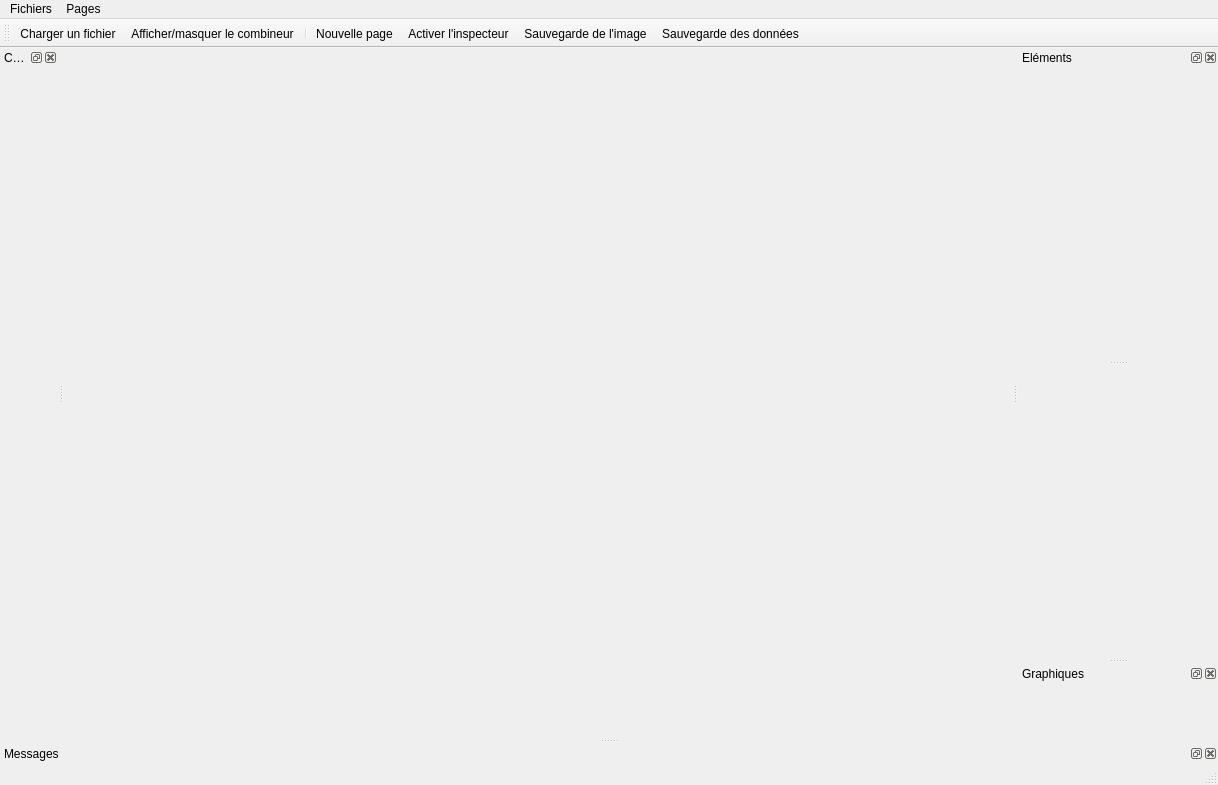
<?xml version="1.0" encoding="UTF-8"?>
<ui version="4.0">
 <class>MainWindow</class>
 <widget class="QMainWindow" name="MainWindow">
  <property name="geometry">
   <rect>
    <x>0</x>
    <y>0</y>
    <width>1218</width>
    <height>785</height>
   </rect>
  </property>
  <property name="windowTitle">
   <string>TIGRIS</string>
  </property>
  <property name="windowIcon">
   <iconset>
    <normaloff>../Icons/icon.png</normaloff>../Icons/icon.png</iconset>
  </property>
  <widget class="QWidget" name="centralwidget">
   <layout class="QGridLayout" name="gridLayout">
    <property name="leftMargin">
     <number>0</number>
    </property>
    <property name="topMargin">
     <number>0</number>
    </property>
    <property name="rightMargin">
     <number>0</number>
    </property>
    <property name="bottomMargin">
     <number>0</number>
    </property>
    <property name="horizontalSpacing">
     <number>0</number>
    </property>
    <item row="0" column="0">
     <widget class="QStackedWidget" name="stackedWidget">
      <property name="currentIndex">
       <number>-1</number>
      </property>
     </widget>
    </item>
   </layout>
  </widget>
  <widget class="QMenuBar" name="menubar">
   <property name="geometry">
    <rect>
     <x>0</x>
     <y>0</y>
     <width>1218</width>
     <height>21</height>
    </rect>
   </property>
   <widget class="QMenu" name="menuPages">
    <property name="title">
     <string>Pages</string>
    </property>
    <addaction name="action_new_page"/>
    <addaction name="action_inspector"/>
    <addaction name="separator"/>
    <addaction name="action_save_image"/>
    <addaction name="action_save_data"/>
   </widget>
   <widget class="QMenu" name="menuCalculs">
    <property name="title">
     <string>Fichiers</string>
    </property>
    <widget class="QMenu" name="menuConvertir_un_calcul">
     <property name="title">
      <string>Convertir un calcul</string>
     </property>
     <property name="icon">
      <iconset>
       <normaloff>../Icons/convert.png</normaloff>../Icons/convert.png</iconset>
     </property>
     <addaction name="action_convert_porflow"/>
     <addaction name="action_convert_min3p"/>
     <addaction name="action_convert_hytec"/>
     <addaction name="action_convert_crunch"/>
    </widget>
    <addaction name="menuConvertir_un_calcul"/>
    <addaction name="action_load_file"/>
    <addaction name="action_combiner"/>
   </widget>
   <addaction name="menuCalculs"/>
   <addaction name="menuPages"/>
  </widget>
  <widget class="QStatusBar" name="statusbar"/>
  <widget class="QDockWidget" name="dock_files">
   <property name="windowTitle">
    <string>Calculs</string>
   </property>
   <attribute name="dockWidgetArea">
    <number>1</number>
   </attribute>
   <widget class="QWidget" name="dockWidgetContents">
    <layout class="QVBoxLayout" name="layout_files">
     <property name="spacing">
      <number>2</number>
     </property>
     <property name="leftMargin">
      <number>0</number>
     </property>
     <property name="topMargin">
      <number>0</number>
     </property>
     <property name="rightMargin">
      <number>0</number>
     </property>
     <property name="bottomMargin">
      <number>0</number>
     </property>
    </layout>
   </widget>
  </widget>
  <widget class="QDockWidget" name="dock_logs">
   <property name="windowTitle">
    <string>Messages</string>
   </property>
   <attribute name="dockWidgetArea">
    <number>8</number>
   </attribute>
   <widget class="QWidget" name="dockWidgetContents_2">
    <layout class="QGridLayout" name="layout_logs">
     <property name="leftMargin">
      <number>0</number>
     </property>
     <property name="topMargin">
      <number>0</number>
     </property>
     <property name="rightMargin">
      <number>0</number>
     </property>
     <property name="bottomMargin">
      <number>0</number>
     </property>
     <property name="spacing">
      <number>0</number>
     </property>
    </layout>
   </widget>
  </widget>
  <widget class="QToolBar" name="toolBar">
   <property name="windowTitle">
    <string>toolBar</string>
   </property>
   <attribute name="toolBarArea">
    <enum>TopToolBarArea</enum>
   </attribute>
   <attribute name="toolBarBreak">
    <bool>false</bool>
   </attribute>
   <addaction name="action_load_file"/>
   <addaction name="action_combiner"/>
   <addaction name="separator"/>
   <addaction name="action_new_page"/>
   <addaction name="action_inspector"/>
   <addaction name="action_save_image"/>
   <addaction name="action_save_data"/>
  </widget>
  <widget class="QDockWidget" name="dock_elements">
   <property name="minimumSize">
    <size>
     <width>200</width>
     <height>157</height>
    </size>
   </property>
   <property name="windowTitle">
    <string>Eléments</string>
   </property>
   <attribute name="dockWidgetArea">
    <number>2</number>
   </attribute>
   <widget class="QWidget" name="dockWidgetContents_3">
    <layout class="QVBoxLayout" name="verticalLayout">
     <property name="spacing">
      <number>0</number>
     </property>
     <property name="leftMargin">
      <number>0</number>
     </property>
     <property name="topMargin">
      <number>0</number>
     </property>
     <property name="rightMargin">
      <number>0</number>
     </property>
     <property name="bottomMargin">
      <number>0</number>
     </property>
     <item>
      <widget class="QSplitter" name="splitter">
       <property name="orientation">
        <enum>Qt::Vertical</enum>
       </property>
       <widget class="QStackedWidget" name="stacked_elements"/>
       <widget class="QStackedWidget" name="stacked_files"/>
      </widget>
     </item>
    </layout>
   </widget>
  </widget>
  <widget class="QDockWidget" name="dock_graphs">
   <property name="windowTitle">
    <string>Graphiques</string>
   </property>
   <attribute name="dockWidgetArea">
    <number>2</number>
   </attribute>
   <widget class="QWidget" name="dockWidgetContents_4">
    <layout class="QVBoxLayout" name="verticalLayout_3">
     <property name="leftMargin">
      <number>0</number>
     </property>
     <property name="topMargin">
      <number>0</number>
     </property>
     <property name="rightMargin">
      <number>0</number>
     </property>
     <property name="bottomMargin">
      <number>0</number>
     </property>
     <item>
      <widget class="QStackedWidget" name="stacked_graphs"/>
     </item>
    </layout>
   </widget>
  </widget>
  <action name="action_exit">
   <property name="icon">
    <iconset>
     <normaloff>../Icons/exit.png</normaloff>../Icons/exit.png</iconset>
   </property>
   <property name="text">
    <string>Quitter</string>
   </property>
  </action>
  <action name="action_new_page">
   <property name="icon">
    <iconset>
     <normaloff>../Icons/new.png</normaloff>../Icons/new.png</iconset>
   </property>
   <property name="text">
    <string>Nouvelle page</string>
   </property>
  </action>
  <action name="action_load_file">
   <property name="icon">
    <iconset>
     <normaloff>../Icons/open.png</normaloff>../Icons/open.png</iconset>
   </property>
   <property name="text">
    <string>Charger un fichier</string>
   </property>
   <property name="toolTip">
    <string>Charger un fichier</string>
   </property>
   <property name="shortcut">
    <string>Ctrl+O</string>
   </property>
  </action>
  <action name="action_convert_porflow">
   <property name="icon">
    <iconset>
     <normaloff>../Icons/porflow.png</normaloff>../Icons/porflow.png</iconset>
   </property>
   <property name="text">
    <string>Porflow</string>
   </property>
   <property name="toolTip">
    <string>Convertir un calcul Porflow</string>
   </property>
   <property name="shortcut">
    <string>F1</string>
   </property>
  </action>
  <action name="action_convert_min3p">
   <property name="icon">
    <iconset>
     <normaloff>../Icons/min3p.png</normaloff>../Icons/min3p.png</iconset>
   </property>
   <property name="text">
    <string>Min3P</string>
   </property>
   <property name="toolTip">
    <string>Convertir un calcul Min3P</string>
   </property>
   <property name="shortcut">
    <string>F2</string>
   </property>
  </action>
  <action name="action_convert_hytec">
   <property name="icon">
    <iconset>
     <normaloff>../Icons/hytec.png</normaloff>../Icons/hytec.png</iconset>
   </property>
   <property name="text">
    <string>Hytec</string>
   </property>
   <property name="toolTip">
    <string>Convertir un calcul Hytec</string>
   </property>
   <property name="shortcut">
    <string>F3</string>
   </property>
  </action>
  <action name="action_convert_crunch">
   <property name="icon">
    <iconset>
     <normaloff>../Icons/crunch.png</normaloff>../Icons/crunch.png</iconset>
   </property>
   <property name="text">
    <string>Crunch</string>
   </property>
   <property name="toolTip">
    <string>Convertir un calcul Crunch</string>
   </property>
   <property name="shortcut">
    <string>F4</string>
   </property>
  </action>
  <action name="action_test">
   <property name="text">
    <string>test</string>
   </property>
   <property name="toolTip">
    <string>test</string>
   </property>
   <property name="shortcut">
    <string>F12</string>
   </property>
  </action>
  <action name="action_save_image">
   <property name="icon">
    <iconset>
     <normaloff>../Icons/image.png</normaloff>../Icons/image.png</iconset>
   </property>
   <property name="text">
    <string>Sauvegarde de l'image</string>
   </property>
   <property name="toolTip">
    <string>Sauvegarde de l'image</string>
   </property>
  </action>
  <action name="action_inspector">
   <property name="checkable">
    <bool>true</bool>
   </property>
   <property name="checked">
    <bool>false</bool>
   </property>
   <property name="icon">
    <iconset>
     <normaloff>../Icons/scan.png</normaloff>../Icons/scan.png</iconset>
   </property>
   <property name="text">
    <string>Activer l'inspecteur</string>
   </property>
   <property name="toolTip">
    <string>Activer l'inspecteur (I)</string>
   </property>
   <property name="shortcut">
    <string>Ctrl+I</string>
   </property>
  </action>
  <action name="action_save_data">
   <property name="icon">
    <iconset>
     <normaloff>../Icons/excel.png</normaloff>../Icons/excel.png</iconset>
   </property>
   <property name="text">
    <string>Sauvegarde des données</string>
   </property>
   <property name="toolTip">
    <string>Sauvegarde des données</string>
   </property>
  </action>
  <action name="action_combiner">
   <property name="checkable">
    <bool>true</bool>
   </property>
   <property name="icon">
    <iconset>
     <normaloff>../Icons/combiner.png</normaloff>../Icons/combiner.png</iconset>
   </property>
   <property name="text">
    <string>Afficher/masquer le combineur</string>
   </property>
   <property name="toolTip">
    <string>Afficher/masquer le combineur</string>
   </property>
  </action>
 </widget>
 <resources/>
 <connections/>
</ui>
